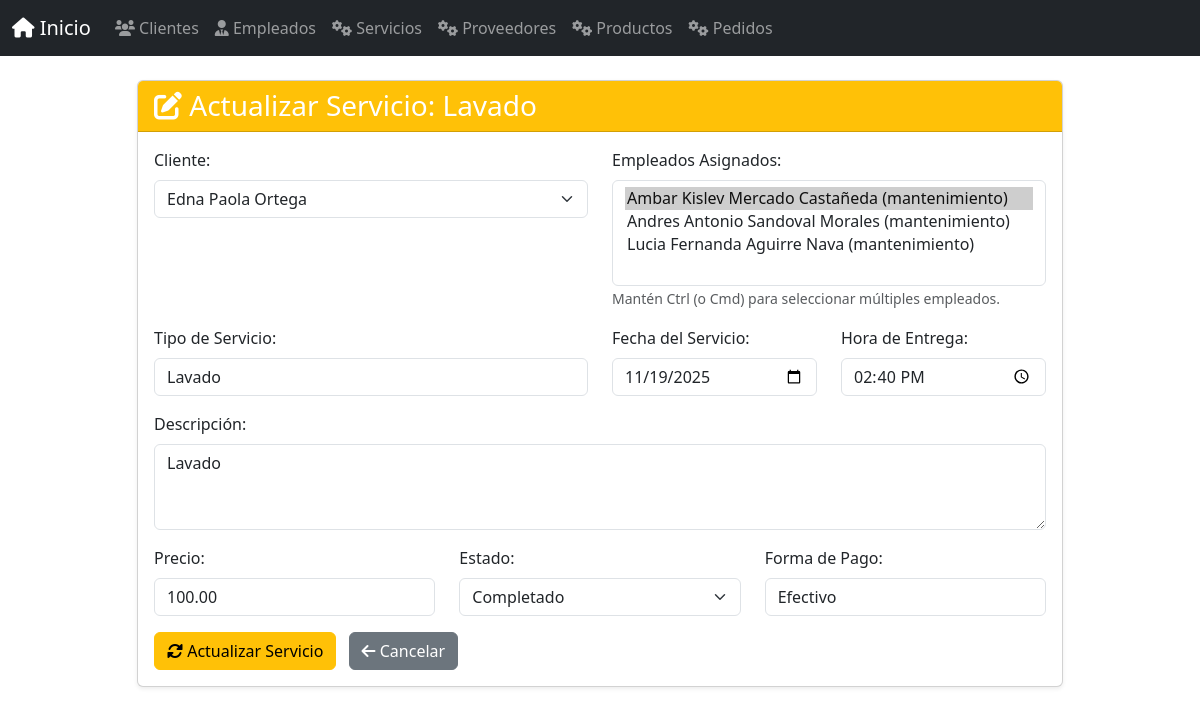
The app's page /servicios/actualizar/1/ with its own data.
### app_lavanderia/models.py (models this page shows, shortened)
class Servicio(models.Model):
    cliente = models.ForeignKey(Cliente, on_delete=models.CASCADE, related_name='servicios')
    tipo_servicio = models.CharField(max_length=100)
    fecha_servicio = models.DateField()
    hora_entrega = models.TimeField()
    descripcion = models.TextField()
    precio = models.DecimalField(max_digits=8, decimal_places=2)
    estado = models.CharField(
        max_length=50,
        choices=[
            ('Pendiente', 'Pendiente'),
            ('En proceso', 'En proceso'),
            ('Completado', 'Completado')
        ],
        default='Pendiente'
    )
    forma_pago = models.CharField(max_length=50, default='Efectivo')

class Cliente(models.Model):
    nombre = models.CharField(max_length=100)
    apellido = models.CharField(max_length=100)
    telefono = models.CharField(max_length=15)
    correo = models.EmailField()
    direccion = models.CharField(max_length=200)
    fecha_registro = models.DateField(auto_now_add=True)
    notas = models.TextField(blank=True, null=True)

### app_lavanderia/views.py (the view, shortened to what this page needs)
# urls.py: path('servicios/actualizar/<int:id>/', views.actualizar_servicio, name='actualizar_servicio'),
def actualizar_servicio(request, id):
    servicio = get_object_or_404(Servicio, id=id)
    clientes = Cliente.objects.all()
    empleados = Empleado.objects.all()
    empleados_seleccionados = servicio.empleados.all()
    return render(request, 'servicio/actualizar_servicio.html', {
        'servicio': servicio,
        'clientes': clientes,
        'empleados': empleados,
        'empleados_seleccionados': empleados_seleccionados,
    })

### app_lavanderia/templates/servicio/actualizar_servicio.html (shortened to what this page needs)
{% extends 'base.html' %}
{% block content %}
<div class="row justify-content-center">
    <div class="col-md-10">
        <div class="card shadow-sm">
            <div class="card-header bg-warning text-white">
                <h3 class="mb-0"><i class="fas fa-edit"></i> Actualizar Servicio: {{ servicio.tipo_servicio }}</h3>
            </div>
            <div class="card-body">
                <form method="post">
                    <div class="row">
                        <div class="col-md-6 mb-3">
                            <label for="cliente" class="form-label">Cliente:</label>
                            <select class="form-select" id="cliente" name="cliente" required>
                                {% for cliente_option in clientes %}
                                    <option value="{{ cliente_option.id }}" {% if cliente_option == servicio.cliente %}selected{% endif %}>
                                        {{ cliente_option.nombre }} {{ cliente_option.apellido }}
                                    </option>
                                {% endfor %}
                            </select>
                        </div>
                        <div class="col-md-6 mb-3">
                            <label for="empleados" class="form-label">Empleados Asignados:</label>
                            <select class="form-select" id="empleados" name="empleados" multiple required>
                                {% for empleado_option in empleados %}
                                    <option value="{{ empleado_option.id }}" {% if empleado_option in empleados_seleccionados %}selected{% endif %}>
                                        {{ empleado_option.nombre }} {{ empleado_option.apellido }} ({{ empleado_option.puesto }})
                                    </option>
                                {% endfor %}
                            </select>
                            <small class="form-text text-muted">Mantén Ctrl (o Cmd) para seleccionar múltiples empleados.</small>
                        </div>
                    </div>
                    <div class="row">
                        <div class="col-md-6 mb-3">
                            <label for="tipo_servicio" class="form-label">Tipo de Servicio:</label>
                            <input type="text" class="form-control" id="tipo_servicio" name="tipo_servicio" value="{{ servicio.tipo_servicio }}" required>
                        </div>
                        <div class="col-md-3 mb-3">
                            <label for="fecha_servicio" class="form-label">Fecha del Servicio:</label>
                            <input type="date" class="form-control" id="fecha_servicio" name="fecha_servicio" value="{{ servicio.fecha_servicio|date:'Y-m-d' }}" required>
                        </div>
                        <div class="col-md-3 mb-3">
                            <label for="hora_entrega" class="form-label">Hora de Entrega:</label>
                            <input type="time" class="form-control" id="hora_entrega" name="hora_entrega" value="{{ servicio.hora_entrega|time:'H:i' }}" required>
                        </div>
                    </div>
                    <div class="mb-3">
                        <label for="descripcion" class="form-label">Descripción:</label>
                        <textarea class="form-control" id="descripcion" name="descripcion" rows="3" required>{{ servicio.descripcion }}</textarea>
                    </div>
                    <div class="row">
                        <div class="col-md-4 mb-3">
                            <label for="precio" class="form-label">Precio:</label>
                            <input type="number" step="0.01" class="form-control" id="precio" name="precio" value="{{ servicio.precio }}" required>
                        </div>
                        <div class="col-md-4 mb-3">
                            <label for="estado" class="form-label">Estado:</label>
                            <select class="form-select" id="estado" name="estado" required>
                                <option value="Completado" {% if servicio.estado == 'Completado' %}selected{% endif %}>Completado</option>
                            </select>
                        </div>
                        <div class="col-md-4 mb-3">
                            <label for="forma_pago" class="form-label">Forma de Pago:</label>
                            <input type="text" class="form-control" id="forma_pago" name="forma_pago" value="{{ servicio.forma_pago }}">
                        </div>
                    </div>
                    <button type="submit" class="btn btn-warning"><i class="fas fa-sync-alt"></i> Actualizar Servicio</button>
                    <a href="{% url 'ver_servicios' %}" class="btn btn-secondary ms-2"><i class="fas fa-arrow-left"></i> Cancelar</a>
                </form>
            </div>
        </div>
    </div>
</div>
{% endblock %}

### records on screen
Servicio: tipo_servicio "Lavado", cliente "Edna Paola Ortega", fecha_servicio "11/19/2025", hora_entrega "14:40", descripcion "Lavado", precio "100.00", estado "Completado", forma_pago "Efectivo"

### other values on screen
form field empleados "Ambar Kislev Mercado Castañeda (mantenimiento) ☑ / Andres Antonio Sandoval Morales (mantenimiento) / Lucia Fernanda Aguirre Nava (mantenimiento)"
